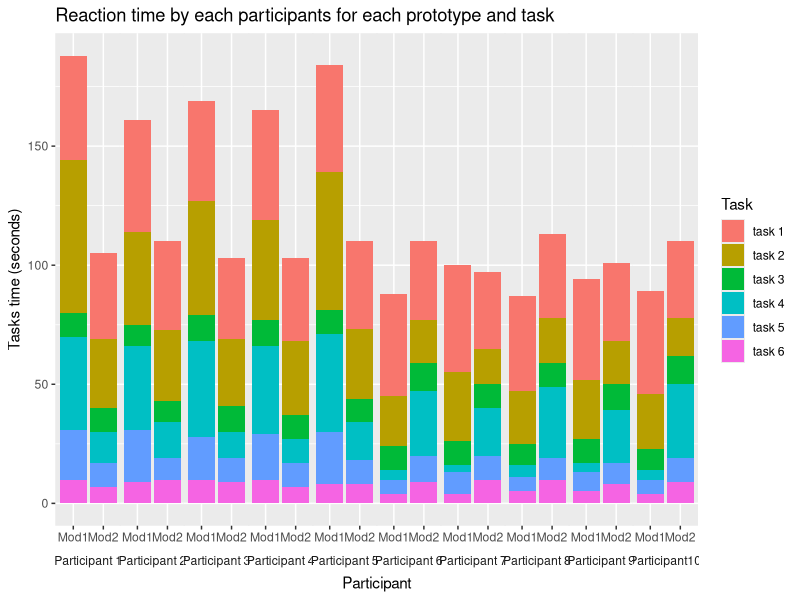

This chart was generated by the following R code:
library(ggplot2)
set.seed(2022)


specie <- c(rep("Participant 1", 12),
            rep("Participant 2", 12),
            rep("Participant 3", 12),
            rep("Participant 4", 12),
            rep("Participant 5", 12),
            rep("Participant 6", 12),
            rep("Participant 7", 12),
            rep("Participant 8", 12),
            rep("Participant 9", 12),
            rep("Participant10", 12))
condition <- c(rep("Mod1",6),rep("Mod2",6),
               rep("Mod1",6),rep("Mod2",6),
               rep("Mod1",6),rep("Mod2",6),
               rep("Mod1",6),rep("Mod2",6),
               rep("Mod1",6),rep("Mod2",6),
               rep("Mod1",6),rep("Mod2",6),
               rep("Mod1",6),rep("Mod2",6),
               rep("Mod1",6),rep("Mod2",6),
               rep("Mod1",6),rep("Mod2",6),
               rep("Mod1",6),rep("Mod2",6))
Task <- rep(c("task 1", "task 2", "task 3", "task 4", "task 5","task 6"), 20)
value <- c(44,64,10,39,21,10, #participant1  web
           36,29,10,13,10,7,  #              mobile
           47,39,9,35,22,9,   #participant2  web
           37,30,9,15,9,10,   #              mobile
           42,48,11,40,18,10, #participant3  web
           34,28,11,11,10,9,  #              mobile
           46,42,11,37,19,10, #participant4  web
           35,31,10,10,10,7,  #              mobile
           45,58,10,41,22,8,  #participant5  web
           37,29,10,16,10,8,  #              mobile
           43,21,10,4,6,4,    #participant6  web
           33,18,12,27,11,9,  #              mobile
           45,29,10,3,9,4,    #participant7  web
           32,15,10,20,10,10, #              mobile
           40,22,9,5,6,5,     #participant8  web
           35,19,10,30,9,10,  #              mobile
           42,25,10,4,8,5,    #participant9  web
           33,18,11,22,9,8,   #              mobile
           43,23,9,4,6,4,     #participant10 web
           32,16,12,31,10,9   #              mobile
           )
data <- data.frame(specie, condition, Task, value)
head(data)

myPlot <- ggplot(data) +
  geom_bar(aes(x = condition, y = value, fill = Task),
           position = "stack",
           stat = "identity") +
  facet_grid(~ specie, switch = "x") +
  theme(strip.placement = "outside",
        strip.background = element_rect(fill = NA, color = "white"),
        panel.spacing = unit(-.05,"cm"))

labs(
  title = waiver(),
  subtitle = waiver(),
  caption = waiver(),
  tag = waiver(),
  alt = waiver(),
  alt_insight = waiver()
)

myPlot + labs(x = "Participant") + labs(y = "Tasks time (seconds)") + labs(title = "Reaction time by each participants for each prototype and task") 

